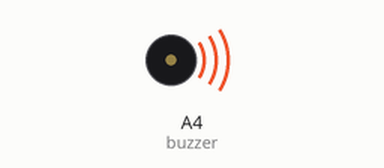
Simulated run of this sketch. Board: Arduino Uno, built with avr-gcc and run on an emulated ATmega328P. Parts: buzzer (waves = sounding).

Above: at 4.1 s.
At 77.4 s:
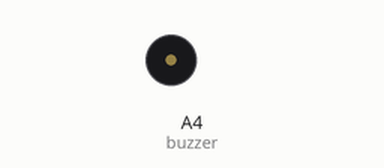
Timing chart, 0 to 78.9 s (numbered marks = the images above):
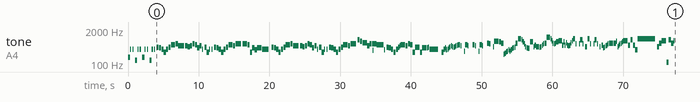

The sketch:

I_Loved_You.ino
```cpp
// GENSHIN IMPACT 至冬國主線劇情 OST "I Loved You" / Snezhnaya Archon Quest OST "I Loved You"

#include <avr/pgmspace.h>

#define NOTE_B0  31
#define NOTE_C1  33
#define NOTE_CS1 35
#define NOTE_D1  37
#define NOTE_DS1 39
#define NOTE_E1  41
#define NOTE_F1  44
#define NOTE_FS1 46
#define NOTE_G1  49
#define NOTE_GS1 52
#define NOTE_A1  55
#define NOTE_AS1 58
#define NOTE_B1  62
#define NOTE_C2  65
#define NOTE_CS2 69
#define NOTE_D2  73
#define NOTE_DS2 78
#define NOTE_E2  82
#define NOTE_F2  87
#define NOTE_FS2 93
#define NOTE_G2  98
#define NOTE_GS2 104
#define NOTE_A2  110
#define NOTE_AS2 117
#define NOTE_B2  123
#define NOTE_C3  131
#define NOTE_CS3 139
#define NOTE_D3  147
#define NOTE_DS3 156
#define NOTE_E3  165
#define NOTE_F3  175
#define NOTE_FS3 185
#define NOTE_G3  196
#define NOTE_GS3 208
#define NOTE_A3  220
#define NOTE_AS3 233
#define NOTE_B3  247
#define NOTE_C4  262
#define NOTE_CS4 277
#define NOTE_D4  294
#define NOTE_DS4 311
#define NOTE_E4  330
#define NOTE_F4  349
#define NOTE_FS4 370
#define NOTE_G4  392
#define NOTE_GS4 415
#define NOTE_A4  440
#define NOTE_AS4 466
#define NOTE_B4  494
#define NOTE_C5  523
#define NOTE_CS5 554
#define NOTE_D5  587
#define NOTE_DS5 622
#define NOTE_E5  659
#define NOTE_F5  698
#define NOTE_FS5 740
#define NOTE_G5  784
#define NOTE_GS5 831
#define NOTE_A5  880
#define NOTE_AS5 932
#define NOTE_B5  988
#define NOTE_C6  1047
#define NOTE_CS6 1109
#define NOTE_D6  1175
#define NOTE_DS6 1245
#define NOTE_E6  1319
#define NOTE_F6  1397
#define NOTE_FS6 1480
#define NOTE_G6  1568
#define NOTE_GS6 1661
#define NOTE_A6  1760
#define NOTE_AS6 1865
#define NOTE_B6  1976
#define NOTE_C7  2093
#define NOTE_CS7 2217
#define NOTE_D7  2349
#define NOTE_DS7 2489
#define NOTE_E7  2637
#define NOTE_F7  2794
#define NOTE_FS7 2960
#define NOTE_G7  3136
#define NOTE_GS7 3322
#define NOTE_A7  3520
#define NOTE_AS7 3729
#define NOTE_B7  3951
#define NOTE_C8  4186
#define NOTE_CS8 4435
#define NOTE_D8  4699
#define NOTE_DS8 4978
#define NOTE_E8  5274
#define NOTE_F8  5588
#define NOTE_FS8 5920
#define NOTE_G8  6272
#define NOTE_GS8 6645
#define NOTE_A8  7074
#define NOTE_AS8 7459
#define NOTE_B8  7902
#define REST 0

float tempo = 88.5;
int buzzer = A4;

const float melody[] PROGMEM = {

NOTE_FS3,8,NOTE_FS4,16,REST,16,NOTE_FS4,16,REST,16,NOTE_CS3,8,NOTE_FS4,16,REST,16,NOTE_FS4,16,REST,16,
NOTE_FS3,8,NOTE_FS4,16,REST,16,NOTE_FS4,16,REST,16,NOTE_CS3,8,NOTE_FS4,16,REST,16,NOTE_FS4,16,REST,16,
NOTE_A4,8,NOTE_GS4,8,NOTE_FS4,8,NOTE_CS4,8,NOTE_FS4,8,NOTE_A4,8,NOTE_CS5,4,NOTE_D5,8,NOTE_B4,3,REST,24,
NOTE_B4,8,NOTE_AS4,8,NOTE_B4,8,NOTE_D5,8,NOTE_CS5,8,NOTE_GS4,8,NOTE_B4,8,NOTE_FS4,16,REST,16,NOTE_A4,8,NOTE_CS4,8,NOTE_FS4,16,REST,16,NOTE_FS4,16,REST,16,
NOTE_A4,8,NOTE_GS4,8,NOTE_FS4,8,NOTE_CS4,8,NOTE_FS4,8,NOTE_A4,8,NOTE_CS5,4,NOTE_B4,8,NOTE_D5,3,REST,24,
NOTE_D5,4,NOTE_CS5,8,NOTE_CS4,8,NOTE_GS4,8,NOTE_F4,8,NOTE_GS4,4,NOTE_FS4,8,NOTE_FS4,4,REST,8,
NOTE_A4,8,NOTE_GS4,8,NOTE_FS4,8,NOTE_CS4,8,NOTE_FS4,8,NOTE_A4,8,NOTE_CS5,4,NOTE_D5,8,NOTE_B4,3,REST,24,
NOTE_B4,8,NOTE_AS4,8,NOTE_B4,8,NOTE_D5,8,NOTE_CS5,8,NOTE_GS4,8,NOTE_B4,8,NOTE_FS4,16,REST,16,NOTE_A4,8,NOTE_CS4,8,NOTE_FS4,16,REST,16,NOTE_FS4,16,REST,16,
NOTE_A4,8,NOTE_GS4,8,NOTE_FS4,8,NOTE_CS4,8,NOTE_FS4,8,NOTE_A4,8,NOTE_CS5,4,NOTE_B4,8,NOTE_D5,3,REST,24,NOTE_GS5,8,NOTE_FS5,8,NOTE_E5,8,NOTE_E5,8,NOTE_B4,8,NOTE_D5,8,NOTE_D5,32,NOTE_E4,32,NOTE_D5,-8,NOTE_CS5,8,NOTE_CS5,4,NOTE_F4,16,REST,16,
NOTE_A4,8,NOTE_GS4,8,NOTE_FS4,8,NOTE_CS4,8,NOTE_FS4,8,NOTE_A4,16,NOTE_B4,16,NOTE_CS5,4,NOTE_B4,8,NOTE_D5,8,NOTE_CS5,8,NOTE_CS4,8,NOTE_A4,4,NOTE_CS4,8,NOTE_GS4,4,NOTE_GS4,16,NOTE_A4,16,NOTE_FS4,2,REST,8,
NOTE_CS4,8,NOTE_FS4,16,NOTE_GS4,32,NOTE_FS4,32,NOTE_F4,32,REST,32,NOTE_FS4,32,REST,32,NOTE_GS4,32,REST,32,NOTE_AS4,32,REST,32,NOTE_B4,16,NOTE_AS4,16,NOTE_A4,32,REST,32,NOTE_AS4,32,REST,32,NOTE_B4,32,REST,32,NOTE_C5,32,REST,32,NOTE_CS5,8,NOTE_B4,16,REST,8,
NOTE_DS4,16,NOTE_CS5,8,NOTE_B4,16,REST,-8,NOTE_CS5,8,NOTE_B4,16,REST,8,NOTE_DS4,16,NOTE_CS5,8,NOTE_B4,16,REST,-8,NOTE_DS5,8,NOTE_D5,16,REST,8,NOTE_AS4,16,NOTE_FS5,4,NOTE_F5,8,NOTE_DS5,8,
NOTE_AS3,16,NOTE_C4,16,NOTE_D4,16,NOTE_DS4,16,NOTE_F4,16,NOTE_DS4,16,NOTE_F4,16,NOTE_G4,16,NOTE_GS4,16,NOTE_A4,16,NOTE_DS5,8,NOTE_AS5,-8,NOTE_GS5,16,NOTE_F5,16,NOTE_D5,16,NOTE_AS4,16,NOTE_GS4,16,NOTE_G4,8,
NOTE_F5,-8,NOTE_AS4,16,NOTE_C5,16,NOTE_AS4,16,NOTE_AS4,8,NOTE_A4,16,NOTE_AS4,16,NOTE_C5,16,NOTE_D5,16,NOTE_DS5,8,NOTE_C6,-8,NOTE_AS5,16,NOTE_G5,16,NOTE_DS5,16,NOTE_D5,16,NOTE_DS5,16,NOTE_F5,8,NOTE_G5,-8,
NOTE_C5,16,NOTE_F5,16,NOTE_C5,16,NOTE_E5,16,NOTE_C5,16,NOTE_B4,16,NOTE_C5,16,NOTE_E5,16,NOTE_G5,16,NOTE_AS5,8,NOTE_D5,16,REST,8,NOTE_D5,16,NOTE_GS5,8,NOTE_D5,16,REST,16,NOTE_AS4,8,NOTE_AS5,8,NOTE_D5,16,REST,8,NOTE_D5,16,NOTE_GS5,8,NOTE_D5,16,REST,16,
NOTE_AS4,16,REST,16,NOTE_C5,16,NOTE_GS4,32,REST,32,NOTE_A4,32,REST,32,NOTE_B4,32,REST,32,NOTE_C5,32,REST,32,NOTE_D5,32,REST,32,NOTE_DS5,4,NOTE_DS5,8,NOTE_FS5,16,
NOTE_AS4,32,REST,32,NOTE_C5,32,REST,32,NOTE_D5,32,REST,32,NOTE_DS5,32,REST,32,NOTE_F5,32,REST,32,NOTE_G5,4,NOTE_C5,8,NOTE_GS5,8,NOTE_C5,8,NOTE_F4,8,NOTE_AS5,1,
NOTE_AS4,8,NOTE_DS5,8,NOTE_G5,-8,NOTE_G5,32,REST,32,NOTE_AS2,8,NOTE_GS5,8,NOTE_DS5,8,NOTE_G5,16,

};

int notes = sizeof(melody) / sizeof(melody[0]) / 2;
float wholenote = (60000 * 4) / tempo;

const float timingCompensation = 231.4909; // 補us
float compensationRemainder = 0.0;

void playMelody(const float melody[], int notes, float wholenote) {
  for (int thisNote = 0; thisNote < notes * 2; thisNote += 2) {

    int pitch = (int)pgm_read_float(&melody[thisNote]);
    float divider = pgm_read_float(&melody[thisNote + 1]);

    float noteDuration;

    if (divider > 0) {
      // 正常音符
      noteDuration = wholenote / divider;
    } else {
      // 負音符（1.5倍）
      noteDuration = wholenote / fabs(divider);
      noteDuration *= 1.5;
    }

    tone(buzzer, pitch, (unsigned long)(noteDuration * 0.9));

    delay((unsigned long)noteDuration);
    noTone(buzzer);

    float exactDelay = timingCompensation + compensationRemainder;

    unsigned int delayUs = (unsigned int)exactDelay;
    compensationRemainder = exactDelay - delayUs;

    delayMicroseconds(delayUs);
  }
}


void setup() {
  playMelody(melody, notes, wholenote);
}

void loop() {
// 超好聽! - 2026/10/01
//參考以下影片製作
//https://www.bilibili.com/video/BV1ubgj69EpN/
}
```
